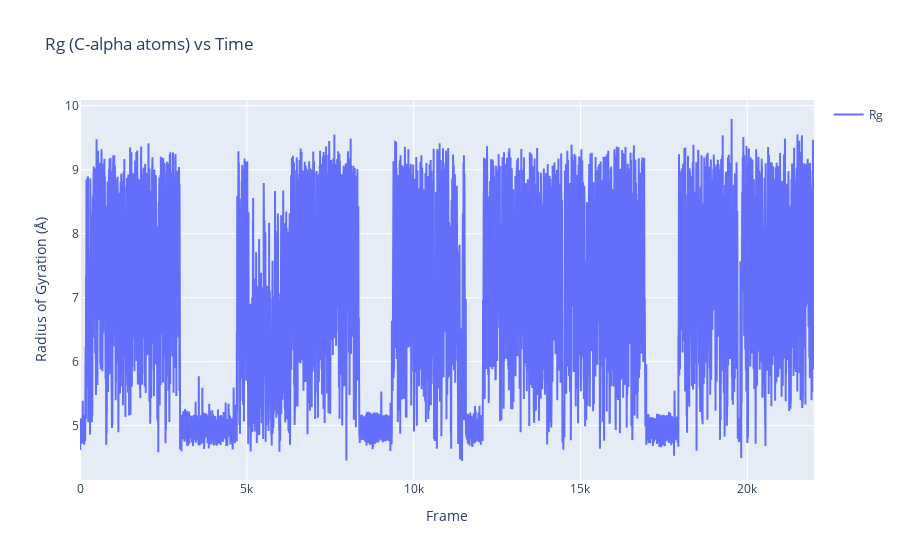

The code cell stored with this chart in its notebook:
### Markdown cell above
### 4.2. Radius of Gyration: `rg_analysis`

### Code cell
rg_result = genesis_exe.rg_analysis(molecule=mol, trajs=traj, 
                                    selection_group=["an:CA"], 
                                    mass_weighted=True)

fig = go.Figure()
fig.add_trace(go.Scatter(x=np.arange(traj.nframe), y=rg_result.rg,
                        mode='lines', name='Rg'))

fig.update_layout(
    title="Rg (C-alpha atoms) vs Time",
    xaxis_title="Frame",
    yaxis_title="Radius of Gyration (Å)",
    showlegend=True
)

fig.show()
print("Plotly plot for rg_analysis generated.")

### Figure 1 — Plotly figure (JSON) as saved in the notebook; plotly's stock layout.template omitted (floating-point values rounded to 4 significant figures; data arrays with more than 128 entries replaced by an {"elided": "..."} marker saying what was removed)
{"data": [{"mode": "lines", "name": "Rg", "type": "scatter", "x": {"elided": "22000 int values"}, "y": {"elided": "22000 float values"}}], "layout": {"showlegend": true, "title": {"text": "Rg (C-alpha atoms) vs Time"}, "xaxis": {"title": {"text": "Frame"}}, "yaxis": {"title": {"text": "Radius of Gyration (Å)"}}}}
